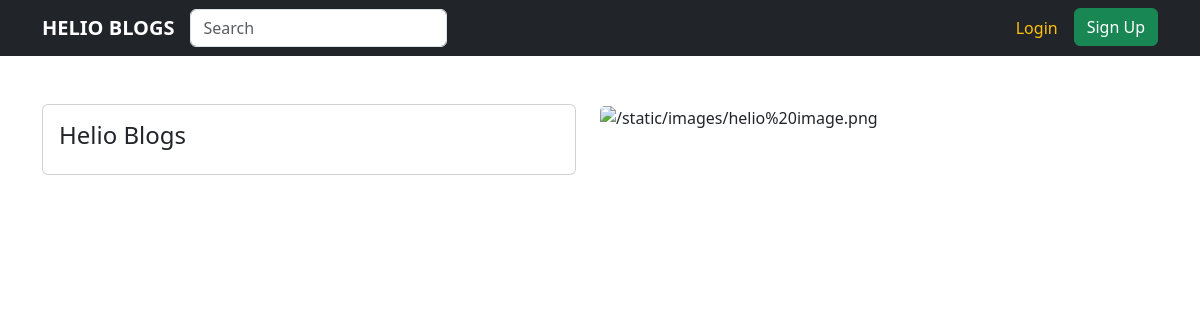
Page /home on the earlier database version.
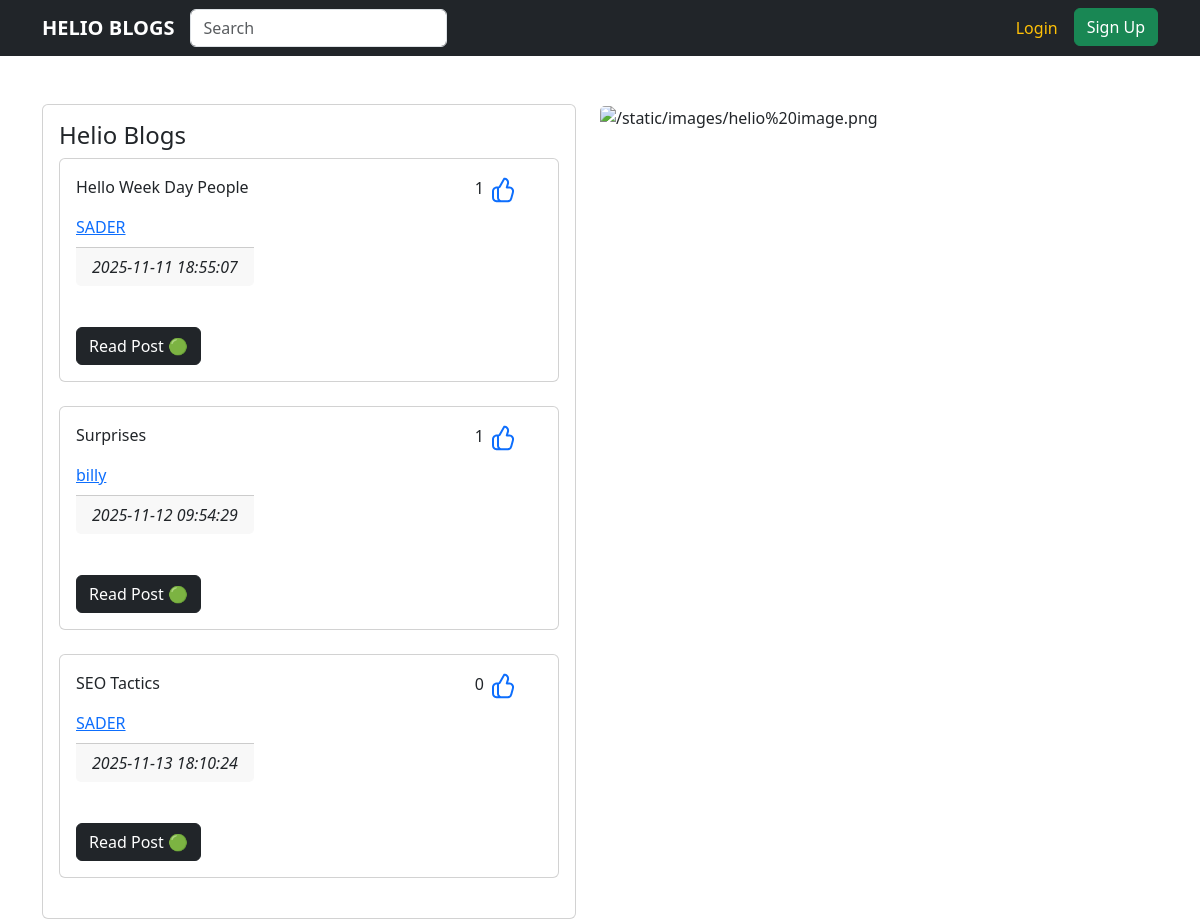
Same page on the later database version.
### website/models.py (models this page shows)
class Post(db.Model):
    id = db.Column(db.Integer, primary_key=True)
    text = db.Column(db.Text, nullable=False)
    date = db.Column(db.DateTime(timezone=True), default=func.now())
    author = db.Column(db.Integer, db.ForeignKey('user.id', ondelete="CASCADE"), nullable=False)
    comment = db.relationship('Comment', backref='post', passive_deletes=True)
    likes = db.relationship('Like', backref='Post', passive_deletes=True)

class User(db.Model, UserMixin):
    id = db.Column(db.Integer, primary_key=True)
    email = db.Column(db.String(255), unique=True)
    username = db.Column(db.String(255), unique=True)
    password = db.Column(db.String(255))
    date_created = db.Column(db.DateTime(timezone=True), default=func.now())
    posts = db.relationship('Post', backref='user', passive_deletes=True)
    comment = db.relationship('Comment', backref='user', passive_deletes=True)
    likes = db.relationship('Like', backref='user', passive_deletes=True)

### website/views.py (the view)
@login_required
@views.route("/")
@views.route("/index")
@views.route("/home")
def home():
    if current_user.is_authenticated:
        print(current_user.username)
    posts = Post.query.all()
    return render_template("home.html", user=current_user, posts=posts)

### website/templates/home.html (shortened to what this page needs)
{% extends "base.html" %}
{% block content %}
 <div class="col-12 grid-margin stretch-card row">
        <div class="col-md-6 grid-margin stretch-card">
                <div class="card">
                  <div class="card-body">
                    <h4 class="card-title">Helio Blogs</h4>
                    {%  for post in posts  %}
                    <div class="card">
                        <div class="card-body">
                            <div class="col-12 grid-margin stretch-card row">
                                <div class="col-md-6 grid-margin stretch-card">
                                    <p>{{ post.text}}</p>
                                </div>
                                <div class="col-md-6 grid-margin stretch-card" style="text-align: right !important;">
                                    {{ post.likes|length }}
                                    <a href="/like-add/{{post.id}}">
                                    </a>
                                    </div>
                            </div>
                            <p><a href="/posts/{{post.user.username}}">{{ post.user.username }}</a><p>
                            <em class="card-footer">{{ post.date }}</em>
                        </div>
                        <div class="col-12 grid-margin stretch-card row">
                            <div class="col-md-6 grid-margin stretch-card ">
                                <a href="/view/{{ post.id}}" class="btn btn-dark mr-2 mt-3 mb-3 mr-2 ml-2" style="margin-left: 1rem;">Read Post 🟢</a>
                            </div>
                            <div class="col-md-4 grid-margin stretch-card mt-3 column "  >
                                </div>
                        </div>
                    </div>
                    <br>
                    {% endfor %}
                </div>
            </div>
        </div>
        <div class="col-md-6 grid-margin stretch-card">
            <img style="width: 100%; height: 75vh; object-fit: cover; border-radius: 5px;" src="{{ url_for('static', filename='images/mohammad-rahmani-d3Ysz1ziusM-unsplash.jpg') }}" alt="{{ url_for('static', filename='images/helio image.png') }}">
        </div>
</div>
{% endblock %}

### website/templates/base.html (shortened to what this page needs)
<!DOCTYPE html>
<html lang="en">
<head>
    <link rel="stylesheet" href="{{ url_for('static', filename='css/bootstrap.min.css') }}">
</head>
<body>
    <nav class="navbar navbar-expand-lg navbar-dark bg-dark" aria-label="Ninth navbar example">
        <div class="container-xl">
        <a class="navbar-brand" href="/" style="font-weight: 800;">HELIO BLOGS</a>
        <div class="collapse navbar-collapse" id="navbarsExample07XL">
            <ul class="navbar-nav me-auto mb-2 mb-lg-0">
                <form>
                    <input class="form-control" type="text" placeholder="Search" aria-label="Search">
                </form>
            </ul>
                <ul class="navbar-nav">
                    {% if current_user.is_authenticated %}
                        <li class="nav-item">
                            <span class="nav-link text-warning">
                                {{ current_user.username }}
                            </span>
                        </li>
                        <li class="nav-item">
                            <a class="btn btn-success ms-2" href="{{ url_for('views.create') }}">
                                Create Post
                            </a>
                        </li>
                        <li class="nav-item">
                            <a class="btn btn-primary ms-2" href="{{ url_for('auth.logout') }}">
                                Logout
                            </a>
                        </li>
                    {% else %}
                        <li class="nav-item">
                            <a class="nav-link text-warning" href="{{ url_for('auth.login') }}">
                                Login
                            </a>
                        </li>
                        <li class="nav-item">
                            <a class="btn btn-success ms-2" href="{{ url_for('auth.signup') }}">
                                Sign Up
                            </a>
                        </li>
                    {% endif %}
                </ul>
        </div>
        </div>
    </nav>
    <div class="container">
         <br>
         <br>
        {% block content %}{% endblock %}
    </div>
</body>
</html>

Differences in the rows shown:
added Post: text "Hello Week Day People", likes|length "1", user.username "SADER", date "2025-11-11 18:55:07"
added Post: text "Surprises", likes|length "1", user.username "billy", date "2025-11-12 09:54:29"
added Post: text "SEO Tactics", likes|length "0", user.username "SADER", date "2025-11-13 18:10:24"
